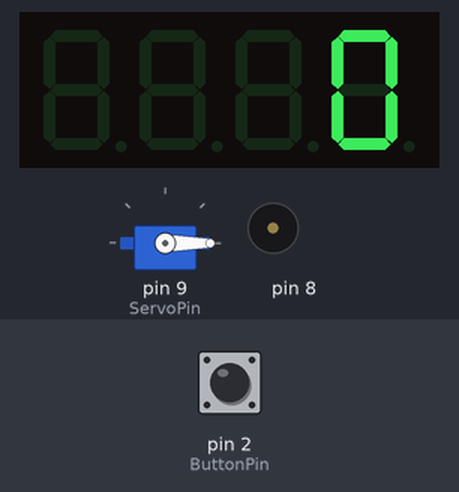
A sketch run on a simulated Arduino Uno, built with avr-gcc and run on an emulated ATmega328P. Parts: servo, 4-digit seven-segment display, buzzer (waves = sounding). Inputs (shaded band) come from the test bench; at power-on: pin 2 (ButtonPin) HIGH. What the sketch prints to the serial monitor is not drawn.

Above: at 4.2 s.
4.3 s: pin 2 (ButtonPin) pulled LOW for 0.15 s
At 6.4 s:
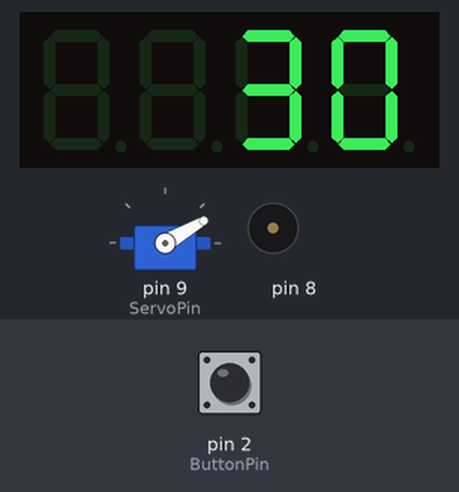
6.7 s: pin 2 (ButtonPin) pulled LOW for 1 s
At 9.7 s:
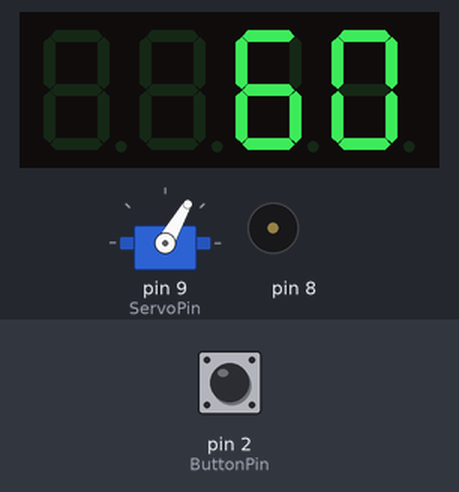
10.0 s: pin 2 (ButtonPin) pulled LOW for 0.15 s
At 12.1 s:
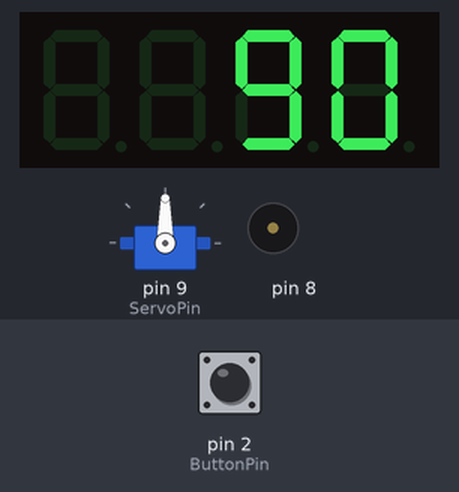
12.4 s: pin 2 (ButtonPin) pulled LOW for 3.2 s
At 16.9 s:
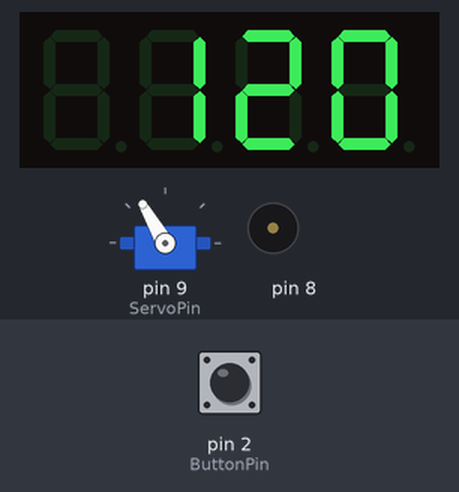
17.9 s: pin 2 (ButtonPin) pulled LOW for 0.15 s
At 19.4 s:
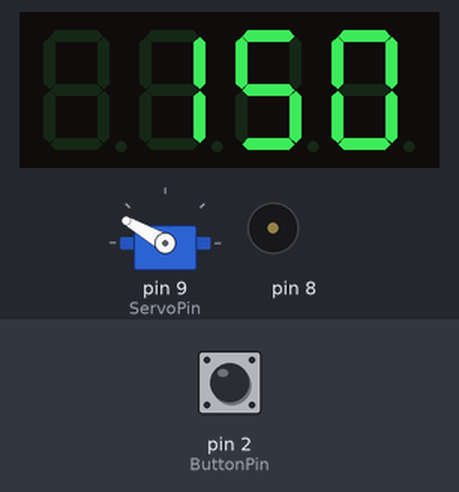
20.3 s: pin 2 (ButtonPin) pulled LOW for 1 s
At 22.5 s:
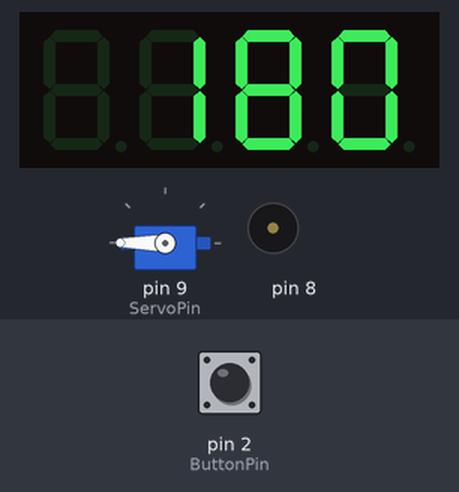
Timing chart, 0 to 24.0 s (numbered marks = the images above; inputs shaded):
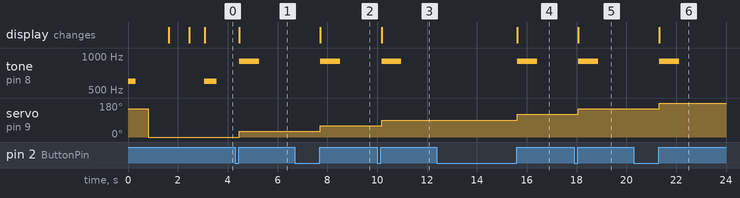

Measured:
- after the input at 4.3 s, tone on pin 8: silent → 900 Hz after 0.17 s, → silent 0.80 s later; servo on pin 9 (ServoPin): 0° → 30° after 0.17 s; the display: changes after 0.17 s (image 1)
- after the input at 6.7 s, tone on pin 8: silent → 900 Hz after 1.0 s, → silent 0.80 s later; servo on pin 9 (ServoPin): 30° → 60° after 1.0 s; the display: changes after 1.0 s (image 2)
- after the input at 10.0 s, tone on pin 8: silent → 900 Hz after 0.17 s, → silent 0.80 s later; servo on pin 9 (ServoPin): 60° → 90° after 0.17 s; the display: changes after 0.17 s (image 3)
- after the input at 12.4 s, tone on pin 8: silent → 900 Hz after 3.2 s, → silent 0.80 s later; servo on pin 9 (ServoPin): 90° → 120° after 3.2 s; the display: changes after 3.2 s (image 4)
- after the input at 17.9 s, tone on pin 8: silent → 900 Hz after 0.17 s, → silent 0.80 s later; servo on pin 9 (ServoPin): 120° → 150° after 0.17 s; the display: changes after 0.17 s (image 5)
- after the input at 20.3 s, tone on pin 8: silent → 900 Hz after 1.0 s, → silent 0.80 s later; servo on pin 9 (ServoPin): 150° → 180° after 1.0 s; the display: changes after 1.0 s (image 6)

The sketch:

EXAM.ino
```cpp
//servo
#include <Servo.h>
Servo myservo;                                                      // change servo to my servo
int ServoPin = 9;                                                   // change servo pin to 9
int anglestep = 30;                                                 // set what 1 step push to be
int angle = 90;                                                     // initial angle  for servo
int Minangle = 0;                                                   // set minimum to 0 degrees
int Maxangle = 180;                                                 // set maximun to 180 degrees

//7segment
#include "TM1637.h"
const int DIO = 16;                                                 // setup 7-segment to A2
const int CLK = 17;                                                 // setup 7-segment to A3
TM1637 sevenSegment(CLK, DIO);                                      // 7-segment

bool lastState = true;                                              // set button state

int ButtonPin = 2;

void setup()
{
    pinMode(ButtonPin, INPUT_PULLUP);                               // button setup

    //servo
    Serial.begin(9600);                                             // show in the monitor screen
    myservo.attach(ServoPin);                                       // choose which pin to go to

    //7segment
    sevenSegment.init();                                            // start the 7segment
    sevenSegment.set(7);                                            // bright between 0-7;

    //1
    tone(8, 600, 300);                                              // sound check

    //2
    Serial.println("Hello MDT!!!");                                 // show in monitor screen

    //3
    myservo.write(0);                                               // change servo to 0 degree
    myservo.write(150);                                             // change servo to 150 degree
    Serial.println("Servo : 150 degrees");                          // show in monitor screen
    delay(800);                                                     // wait 0.8 sec

    //4
    myservo.write(150);                                             // change servo to 150 degree
    myservo.write(0);                                               // change servo to 0 degree
    Serial.println("Servo : 0 degrees");                            // show in monitor screen
    delay(800);                                                     // wait 0.8 sec

    //5
    sevenSegment.displayStr("0000");                                // show in 7segment screen
    delay(800);                                                     // wait 0.8 sec
    sevenSegment.displayStr("");                                    // clear 7segment screen

    //6
    delay(600);                                                     // wait 0.6 sec
    tone(8, 600, 500);                                              // sound beep

    sevenSegment.displayStr("   0");                                // show in 7segment screen
}

int ButtonCount = 1;

void loop()
{
    //7
    bool currentState = digitalRead(ButtonPin);
    //8
    if(lastState < currentState)
    {
        //9
        switch (ButtonCount)
        {
        case 1:
        myservo.write(30);                                          // change servo to 30 degree
        sevenSegment.displayNum(30);
        tone(8, 900, 800);                                          // sound beep
        break;
        case 2:
        myservo.write(60);                                          // change servo to 60 degree
        sevenSegment.displayNum(60);
        tone(8, 900, 800);                                          // sound beep
        break;
        case 3:
        myservo.write(90);                                          // change servo to 90 degree
        sevenSegment.displayNum(90);
        tone(8, 900, 800);                                          // sound beep
        break;
        case 4:
        myservo.write(120);                                         // change servo to 120 degree
        sevenSegment.displayNum(120);
        tone(8, 900, 800);                                          // sound beep
        break;
        case 5:
        myservo.write(150);                                         // change servo to 150 degree
        sevenSegment.displayNum(150);
        tone(8, 900, 800);                                          // sound beep
        break;
        case 6:
        myservo.write(180);                                         // change servo to 180 degree
        sevenSegment.displayNum(180);
        tone(8, 900, 800);                                          // sound beep
        break;
        case 7:
        myservo.write(150);                                         // change servo to 150 degree
        sevenSegment.displayNum(150);
        tone(8, 900, 800);                                          // sound beep
        break;
        case 8:
        myservo.write(120);                                         // change servo to 120 degree
        sevenSegment.displayNum(120);
        tone(8, 900, 800);                                          // sound beep
        break;
        case 9:
        myservo.write(90);                                          // change servo to 90 degree
        sevenSegment.displayNum(90);
        tone(8, 900, 800);                                          // sound beep
        break;
        case 10:
        myservo.write(60);                                          // change servo to 60 degree
        sevenSegment.displayNum(60);
        tone(8, 900, 800);                                          // sound beep
        break;
        case 11:
        myservo.write(30);                                          // change servo to 30 degree
        sevenSegment.displayNum(30);
        tone(8, 900, 800);                                          // sound beep
        break;
        case 12:
        myservo.write(0);                                           // change servo to 0 degree
        sevenSegment.displayStr("   0");                            // show in 7segment screen
        tone(8, 900, 800);                                          // sound beep
        ButtonCount = 0;
        break;
        }
        ButtonCount++;
    }

    lastState = currentState;
}
```
